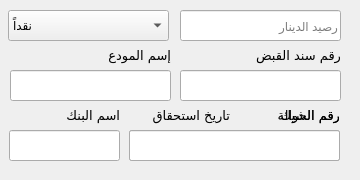
         <widget class="QWidget" name="tab_25">
          <attribute name="title">
           <string>الدينار</string>
          </attribute>
          <widget class="QLineEdit" name="lineEdit_23">
           <property name="geometry">
            <rect>
             <x>180</x>
             <y>70</y>
             <width>161</width>
             <height>31</height>
            </rect>
           </property>
          </widget>
          <widget class="QLabel" name="label_154">
           <property name="geometry">
            <rect>
             <x>250</x>
             <y>40</y>
             <width>91</width>
             <height>31</height>
            </rect>
           </property>
           <property name="font">
            <font>
             <family>Cairo</family>
             <pointsize>10</pointsize>
            </font>
           </property>
           <property name="text">
            <string>رقم سند القبض</string>
           </property>
          </widget>
          <widget class="QWidget" name="widget_67" native="true">
           <property name="geometry">
            <rect>
             <x>-1</x>
             <y>100</y>
             <width>351</width>
             <height>71</height>
            </rect>
           </property>
           <widget class="QLabel" name="label_155">
            <property name="geometry">
             <rect>
              <x>250</x>
              <y>0</y>
              <width>91</width>
              <height>31</height>
             </rect>
            </property>
            <property name="font">
             <font>
              <family>Cairo</family>
              <pointsize>10</pointsize>
             </font>
            </property>
            <property name="text">
             <string>رقم الشيك</string>
            </property>
           </widget>
           <widget class="QLineEdit" name="lineEdit_24">
            <property name="geometry">
             <rect>
              <x>240</x>
              <y>30</y>
              <width>101</width>
              <height>31</height>
             </rect>
            </property>
           </widget>
           <widget class="QLabel" name="label_156">
            <property name="geometry">
             <rect>
              <x>30</x>
              <y>0</y>
              <width>91</width>
              <height>31</height>
             </rect>
            </property>
            <property name="font">
             <font>
              <family>Cairo</family>
              <pointsize>10</pointsize>
             </font>
            </property>
            <property name="text">
             <string>اسم البنك</string>
            </property>
           </widget>
           <widget class="QLineEdit" name="lineEdit_25">
            <property name="geometry">
             <rect>
              <x>130</x>
              <y>30</y>
              <width>101</width>
              <height>31</height>
             </rect>
            </property>
            <property name="inputMask">
             <string>99/99/9999;_</string>
            </property>
           </widget>
           <widget class="QLabel" name="label_157">
            <property name="geometry">
             <rect>
              <x>140</x>
              <y>0</y>
              <width>91</width>
              <height>31</height>
             </rect>
            </property>
            <property name="font">
             <font>
              <family>Cairo</family>
              <pointsize>10</pointsize>
             </font>
            </property>
            <property name="text">
             <string>تاريخ استحقاق</string>
            </property>
           </widget>
           <widget class="QLineEdit" name="lineEdit_26">
            <property name="geometry">
             <rect>
              <x>10</x>
              <y>30</y>
              <width>111</width>
              <height>31</height>
             </rect>
            </property>
           </widget>
           <widget class="QLabel" name="label_158">
            <property name="geometry">
             <rect>
              <x>250</x>
              <y>0</y>
              <width>91</width>
              <height>31</height>
             </rect>
            </property>
            <property name="font">
             <font>
              <family>Cairo</family>
              <pointsize>10</pointsize>
             </font>
            </property>
            <property name="text">
             <string>رقم الحوالة</string>
            </property>
           </widget>
           <widget class="QLineEdit" name="lineEdit_27">
            <property name="geometry">
             <rect>
              <x>130</x>
              <y>30</y>
              <width>211</width>
              <height>31</height>
             </rect>
            </property>
            <property name="text">
             <string/>
            </property>
           </widget>
          </widget>
          <widget class="QLineEdit" name="lineEdit_28">
           <property name="geometry">
            <rect>
             <x>10</x>
             <y>70</y>
             <width>161</width>
             <height>31</height>
            </rect>
           </property>
          </widget>
          <widget class="QLabel" name="label_159">
           <property name="geometry">
            <rect>
             <x>80</x>
             <y>40</y>
             <width>91</width>
             <height>31</height>
            </rect>
           </property>
           <property name="font">
            <font>
             <family>Cairo</family>
             <pointsize>10</pointsize>
            </font>
           </property>
           <property name="text">
            <string>إسم المودع</string>
           </property>
          </widget>
          <widget class="QComboBox" name="comboBox_3">
           <property name="geometry">
            <rect>
             <x>8</x>
             <y>10</y>
             <width>161</width>
             <height>31</height>
            </rect>
           </property>
           <item>
            <property name="text">
             <string>نقداً</string>
            </property>
           </item>
           <item>
            <property name="text">
             <string>شيك</string>
            </property>
           </item>
           <item>
            <property name="text">
             <string>تحويل</string>
            </property>
           </item>
          </widget>
          <widget class="QLineEdit" name="lineEdit_29">
           <property name="geometry">
            <rect>
             <x>180</x>
             <y>10</y>
             <width>161</width>
             <height>31</height>
            </rect>
           </property>
           <property name="placeholderText">
            <string>رصيد الدينار</string>
           </property>
          </widget>
         </widget>
